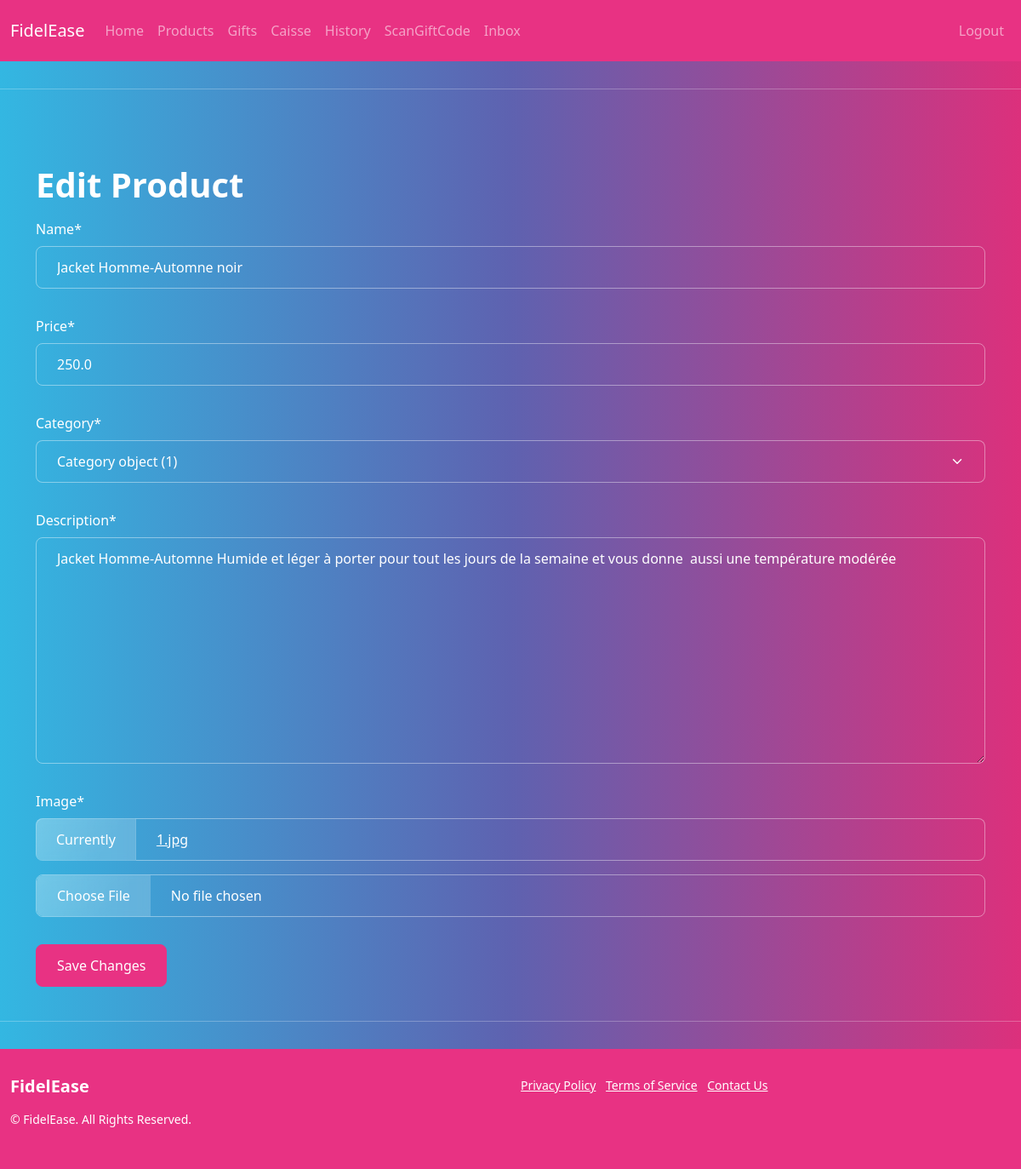
The app's page /caisseApp/editProduct/5 (signed in) with its own data.
### caisseApp/models.py (models this page shows)
class Product(models.Model):
    name = models.CharField(max_length=50)
    price = models.FloatField(max_length=50)
    description = models.TextField(max_length=200)
    category = models.ForeignKey("Category", on_delete=models.CASCADE)
    image=models.ImageField()

### caisseApp/views.py (the view)
# urls.py: path('editProduct/<int:id>', views.editProduct,name='editProduct'),
@login_required(login_url='login')
def editProduct(request, id):
    product = Product.objects.get(pk=id)
    if request.method == 'POST':
        form = ProductForm(request.POST, request.FILES, instance=product)
        if form.is_valid():
            form.save()
            return redirect('products')
    else:
        form = ProductForm(instance=product)
    return render(request, 'editProduct.html', {'form': form})

### caisseApp/forms.py
class ProductForm(forms.ModelForm):
    class Meta:
        model = Product
        fields = ['name', 'price', 'category', 'description', 'image']

### caisseApp/templates/editProduct.html
{% extends 'base.html' %} {% load crispy_forms_tags %} {% block content %}
<div class="container mt-4">
	<h1>Edit Product</h1>
	<form method="post" enctype="multipart/form-data">
		{% csrf_token %} {{ form|crispy }}
		<button type="submit" class="btn btn-primary">Save Changes</button>
	</form>
</div>
{% endblock %}

### records on screen
Product: name "Jacket Homme-Automne noir", price "250.0", category "Category object (1)", description "Jacket Homme-Automne Humide et léger à porter pour tout les jours de la semaine et vous donne aussi une température modérée"
